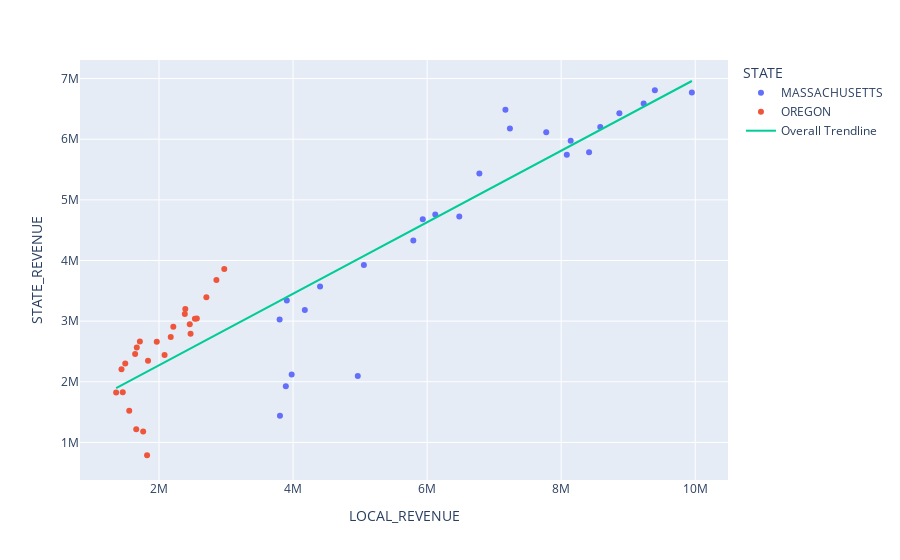

Write notebook code for a chart like this one.
### Markdown cell above
### Scatter and Line

### Code cell
# this template has all the options included
px.scatter(
    df_education.query("STATE in ['NEW HAMPSHIRE', 'MASSACHUSETTS', 'OREGON']"),
    x = 'LOCAL_REVENUE',
    y = 'STATE_REVENUE',
    #animation_frame = "STATE",
    #text = "STATE",
    color = "STATE",
    trendline = "ols",
    trendline_scope = "overall",
    #marginal_x = "box",
    #marginal_y = "box",
    hover_name = "STATE"
)

### Figure 1 — Plotly figure (JSON) as saved in the notebook; plotly's stock layout.template omitted (floating-point values rounded to 4 significant figures)
{"data": [{"hovertemplate": "<b>%{hovertext}</b><br><br>STATE=MASSACHUSETTS<br>LOCAL_REVENUE=%{x}<br>STATE_REVENUE=%{y}<extra></extra>", "hovertext": ["MASSACHUSETTS", "MASSACHUSETTS", "MASSACHUSETTS", "MASSACHUSETTS", "MASSACHUSETTS", "MASSACHUSETTS", "MASSACHUSETTS", "MASSACHUSETTS", "MASSACHUSETTS", "MASSACHUSETTS", "MASSACHUSETTS", "MASSACHUSETTS", "MASSACHUSETTS", "MASSACHUSETTS", "MASSACHUSETTS", "MASSACHUSETTS", "MASSACHUSETTS", "MASSACHUSETTS", "MASSACHUSETTS", "MASSACHUSETTS", "MASSACHUSETTS", "MASSACHUSETTS", "MASSACHUSETTS", "MASSACHUSETTS", "MASSACHUSETTS", "MASSACHUSETTS", "MASSACHUSETTS", "MASSACHUSETTS", "MASSACHUSETTS", "MASSACHUSETTS", "MASSACHUSETTS", "MASSACHUSETTS", "MASSACHUSETTS"], "legendgroup": "MASSACHUSETTS", "marker": {"color": "#636efa", "symbol": "circle"}, "mode": "markers", "name": "MASSACHUSETTS", "orientation": "v", "showlegend": true, "type": "scatter", "x": [3805000.0, 3892000.0, 3979000.0, 4966000.0, 3799000.0, 3907000.0, 4176000.0, 4403000.0, 5057000.0, 5794000.0, 5935000.0, 6122000.0, 6480000.0, 6780000.0, 7235000.0, 7168000.0, 7777000.0, 8142000.0, 8084000.0, 8416000.0, 8583000.0, 8868000.0, 9231000.0, 9398000.0, 9950000.0, NaN, NaN, NaN, NaN, NaN, NaN, NaN, NaN], "xaxis": "x", "y": [1439000.0, 1924000.0, 2119000.0, 2095000.0, 3028000.0, 3341000.0, 3184000.0, 3572000.0, 3927000.0, 4329000.0, 4682000.0, 4758000.0, 4726000.0, 5435000.0, 6176000.0, 6485000.0, 6114000.0, 5974000.0, 5743000.0, 5783000.0, 6201000.0, 6429000.0, 6587000.0, 6808000.0, 6770000.0, NaN, NaN, NaN, NaN, NaN, NaN, NaN, NaN], "yaxis": "y"}, {"hovertemplate": "<b>%{hovertext}</b><br><br>STATE=OREGON<br>LOCAL_REVENUE=%{x}<br>STATE_REVENUE=%{y}<extra></extra>", "hovertext": ["OREGON", "OREGON", "OREGON", "OREGON", "OREGON", "OREGON", "OREGON", "OREGON", "OREGON", "OREGON", "OREGON", "OREGON", "OREGON", "OREGON", "OREGON", "OREGON", "OREGON", "OREGON", "OREGON", "OREGON", "OREGON", "OREGON", "OREGON", "OREGON", "OREGON", "OREGON", "OREGON", "OREGON", "OREGON", "OREGON", "OREGON", "OREGON", "OREGON"], "legendgroup": "OREGON", "marker": {"color": "#EF553B", "symbol": "circle"}, "mode": "markers", "name": "OREGON", "orientation": "v", "showlegend": true, "type": "scatter", "x": [1822000.0, 1764000.0, 1661000.0, 1556000.0, 1361000.0, 1459000.0, 1440000.0, 1497000.0, 1644000.0, 1668000.0, 1715000.0, 1837000.0, 1967000.0, 2083000.0, 2175000.0, 2214000.0, 2392000.0, 2385000.0, 2459000.0, 2471000.0, 2536000.0, 2564000.0, 2707000.0, 2857000.0, 2974000.0, NaN, NaN, NaN, NaN, NaN, NaN, NaN, NaN], "xaxis": "x", "y": [788300.0, 1181000.0, 1215000.0, 1522000.0, 1823000.0, 1826000.0, 2206000.0, 2300000.0, 2457000.0, 2566000.0, 2663000.0, 2348000.0, 2658000.0, 2441000.0, 2737000.0, 2909000.0, 3200000.0, 3117000.0, 2948000.0, 2793000.0, 3038000.0, 3042000.0, 3393000.0, 3678000.0, 3861000.0, NaN, NaN, NaN, NaN, NaN, NaN, NaN, NaN], "yaxis": "y"}, {"hovertemplate": "<b>OLS trendline</b><br>STATE_REVENUE = 0.589738 * LOCAL_REVENUE + 1.09269e+06<br>R<sup>2</sup>=0.840074<br><br>LOCAL_REVENUE=%{x}<br>STATE_REVENUE=%{y} <b>(trend)</b><extra></extra>", "legendgroup": "Overall Trendline", "line": {"color": "#00cc96"}, "mode": "lines", "name": "Overall Trendline", "showlegend": true, "type": "scatter", "x": [1361000.0, 1440000.0, 1459000.0, 1497000.0, 1556000.0, 1644000.0, 1661000.0, 1668000.0, 1715000.0, 1764000.0, 1822000.0, 1837000.0, 1967000.0, 2083000.0, 2175000.0, 2214000.0, 2385000.0, 2392000.0, 2459000.0, 2471000.0, 2536000.0, 2564000.0, 2707000.0, 2857000.0, 2974000.0, 3799000.0, 3805000.0, 3892000.0, 3907000.0, 3979000.0, 4176000.0, 4403000.0, 4966000.0, 5057000.0, 5794000.0, 5935000.0, 6122000.0, 6480000.0, 6780000.0, 7168000.0, 7235000.0, 7777000.0, 8084000.0, 8142000.0, 8416000.0, 8583000.0, 8868000.0, 9231000.0, 9398000.0, 9950000.0], "xaxis": "x", "y": [1895000.0, 1942000.0, 1953000.0, 1975000.0, 2010000.0, 2062000.0, 2072000.0, 2077000.0, 2104000.0, 2133000.0, 2167000.0, 2176000.0, 2253000.0, 2321000.0, 2375000.0, 2398000.0, 2499000.0, 2504000.0, 2543000.0, 2550000.0, 2588000.0, 2605000.0, 2689000.0, 2777000.0, 2847000.0, 3333000.0, 3336000.0, 3388000.0, 3397000.0, 3439000.0, 3555000.0, 3689000.0, 4021000.0, 4075000.0, 4510000.0, 4593000.0, 4703000.0, 4914000.0, 5091000.0, 5320000.0, 5360000.0, 5679000.0, 5860000.0, 5894000.0, 6056000.0, 6155000.0, 6323000.0, 6536000.0, 6635000.0, 6960000.0], "yaxis": "y"}], "layout": {"legend": {"title": {"text": "STATE"}, "tracegroupgap": 0}, "margin": {"t": 60}, "xaxis": {"anchor": "y", "domain": [0, 1], "title": {"text": "LOCAL_REVENUE"}}, "yaxis": {"anchor": "x", "domain": [0, 1], "title": {"text": "STATE_REVENUE"}}}}
